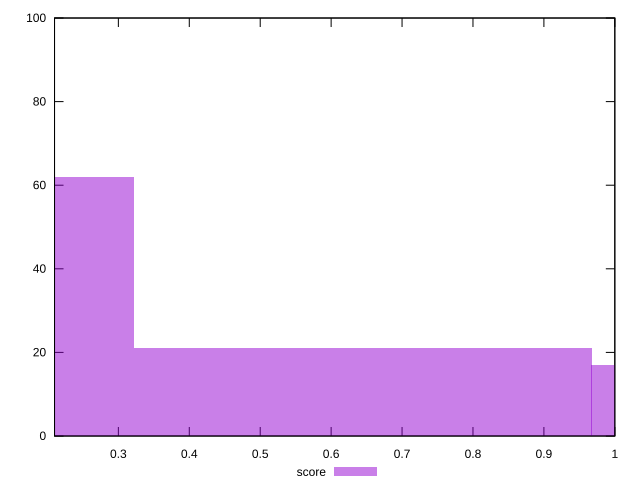

Here is the gnuplot script that generated this plot:
reset

$score <<EOF
0 62
1.2894905894038868 17
0.6447452947019434 21
EOF

set key outside below
set boxwidth 0.6447452947019434
set xrange [0.21:1]
set yrange [0:100]
set trange [0:100]
set style fill transparent solid 0.5 noborder
set terminal svg size 640, 490 enhanced background rgb 'white'
set output "reports/report_00028_2021-02-24T12-49-42.674Z/unused-javascript/samples/agenda/score/histogram.svg"

plot $score title "score" with boxes

reset
